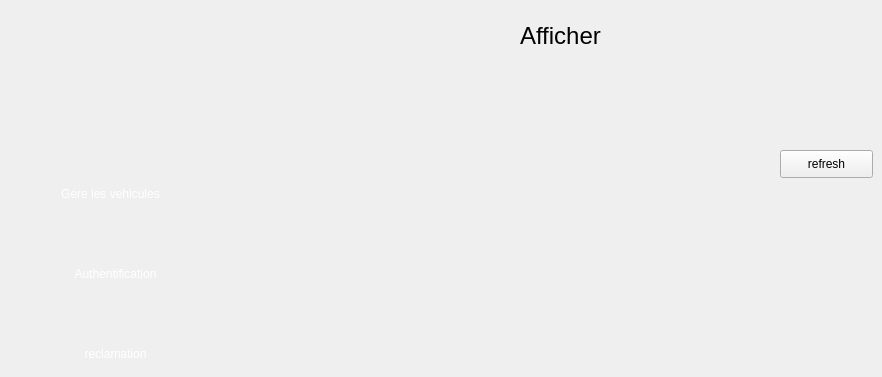
    <widget class="QWidget" name="page_8">
     <widget class="QPushButton" name="pushButton_19">
      <property name="geometry">
       <rect>
        <x>30</x>
        <y>180</y>
        <width>161</width>
        <height>28</height>
       </rect>
      </property>
      <property name="styleSheet">
       <string notr="true">

background-color: transparent;
	font: 10pt &quot;Segoe UI Historic&quot;;
	color: rgb(255, 255, 255);
background: none;
border: none;
background-repeat none;
</string>
      </property>
      <property name="text">
       <string>Gere les vehicules</string>
      </property>
     </widget>
     <widget class="QLabel" name="selected2_20">
      <property name="geometry">
       <rect>
        <x>-10</x>
        <y>250</y>
        <width>231</width>
        <height>51</height>
       </rect>
      </property>
      <property name="styleSheet">
       <string notr="true">
background-color: transparent;
background: none;
	border-image: url(:/selected2.png);
border: none;
background-repeat: none;
</string>
      </property>
      <property name="text">
       <string/>
      </property>
     </widget>
     <widget class="QPushButton" name="pushButton_20">
      <property name="geometry">
       <rect>
        <x>30</x>
        <y>260</y>
        <width>171</width>
        <height>28</height>
       </rect>
      </property>
      <property name="styleSheet">
       <string notr="true">

background-color: transparent;
	font: 10pt &quot;Segoe UI Historic&quot;;
	color: rgb(255, 255, 255);
background: none;
border: none;
background-repeat: none;
</string>
      </property>
      <property name="text">
       <string>Authentification</string>
      </property>
     </widget>
     <widget class="QLabel" name="label_23">
      <property name="geometry">
       <rect>
        <x>520</x>
        <y>10</y>
        <width>291</width>
        <height>51</height>
       </rect>
      </property>
      <property name="font">
       <font>
        <pointsize>18</pointsize>
       </font>
      </property>
      <property name="styleSheet">
       <string notr="true">background: none;;
background-repeat: none;
</string>
      </property>
      <property name="text">
       <string>Afficher</string>
      </property>
     </widget>
     <widget class="QPushButton" name="afficher_auth">
      <property name="geometry">
       <rect>
        <x>780</x>
        <y>150</y>
        <width>93</width>
        <height>28</height>
       </rect>
      </property>
      <property name="styleSheet">
       <string notr="true">background : none; </string>
      </property>
      <property name="text">
       <string>refresh</string>
      </property>
     </widget>
     <widget class="QPushButton" name="pushButton_162">
      <property name="geometry">
       <rect>
        <x>30</x>
        <y>340</y>
        <width>171</width>
        <height>28</height>
       </rect>
      </property>
      <property name="styleSheet">
       <string notr="true">

background-color: transparent;
	font: 10pt &quot;Segoe UI Historic&quot;;
	color: rgb(255, 255, 255);
background: none;
border: none;
background-repeat: none;
</string>
      </property>
      <property name="text">
       <string>reclamation</string>
      </property>
     </widget>
    </widget>
